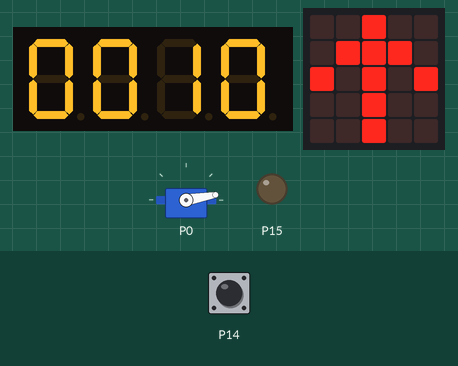
Recording of a program running on a simulated BBC micro:bit (MakeCode). Parts: 4-digit seven-segment display, servo, the board's 5×5 LED display, output pins drawn as LEDs (lit = HIGH). The inputs (shaded band) are chosen by the test bench; at power-on: P14 LOW.

Above: at 1.38 s.
1.4 s: P14 pulled HIGH for 0.9 s
At 2.5 s:
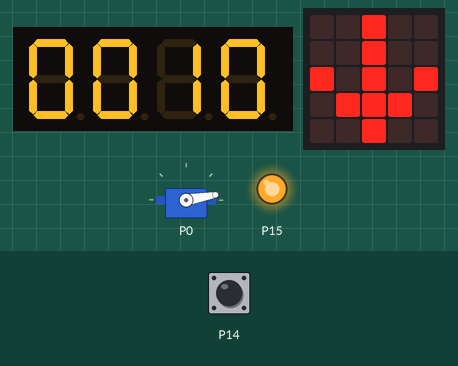
5.6 s: P14 pulled HIGH for 0.9 s
At 6.7 s:
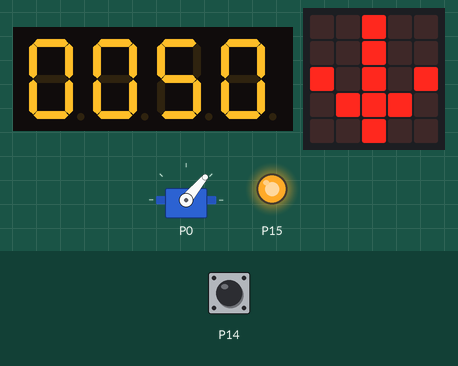
9.0 s: P14 pulled HIGH for 3.2 s
At 9.5 s:
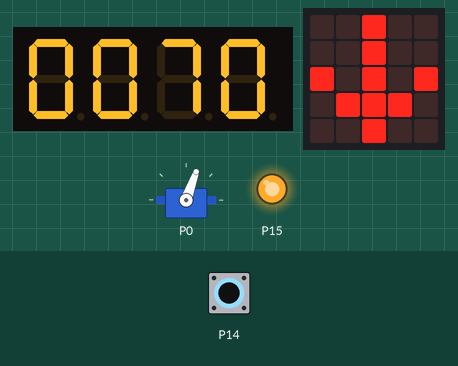
17.2 s: P14 pulled HIGH for 0.9 s
At 18.3 s:
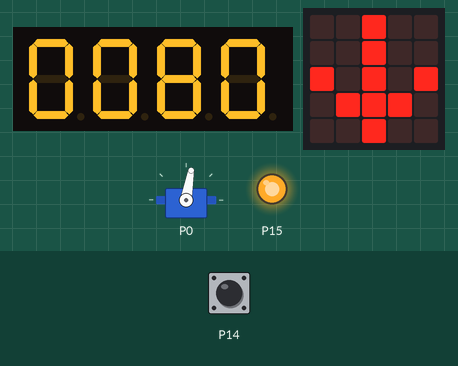
21.6 s: P14 pulled HIGH for 0.9 s
At 22.6 s:
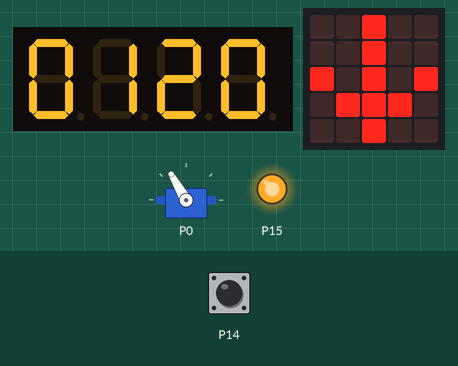
25.5 s: P14 pulled HIGH for 3.2 s
At 26.5 s:
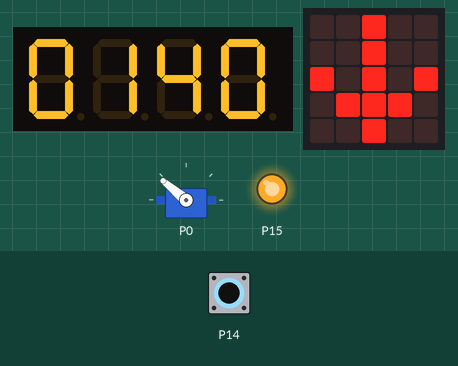
Timing chart, 0 to 35.9 s (numbered marks = the images above; inputs shaded):
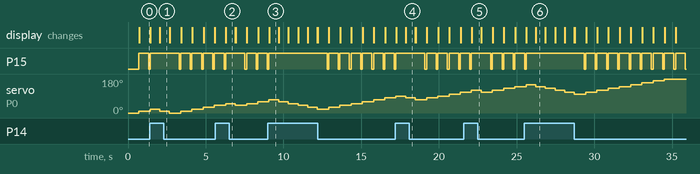

The program:

main.ts
```typescript
let kąt = 0
let tm = TM1637.create(
DigitalPin.P8,
DigitalPin.P12,
2,
4
)
servos.P0.setAngle(0)
basic.forever(function () {
    if (0 == pins.digitalReadPin(DigitalPin.P14)) {
        basic.showArrow(ArrowNames.North)
        pins.digitalWritePin(DigitalPin.P15, 0)
        basic.pause(100)
        kąt += 10
        servos.P0.setAngle(kąt)
        pins.digitalWritePin(DigitalPin.P15, 1)
    } else if (0 < kąt) {
        basic.showArrow(ArrowNames.South)
        pins.digitalWritePin(DigitalPin.P15, 1)
        kąt += -10
        servos.P0.setAngle(kąt)
    }
    tm.showNumber(kąt)
})
```

test.ts
```typescript
// tu są testy; nie będzie to kompilowane, gdy ten pakiet będzie używany jako rozszerzenie.
```

Measured:
- after the input at 1.4 s, the display: first changes after 0.05 s (image 1 shows a later state)
- after the input at 5.6 s, the display: changes after 0.70 s (image 2)
- after the input at 9.0 s, the display: changes after 0.09 s (image 3)
- after the input at 17.2 s, the display: first changes after 0.06 s (image 4 shows a later state)
- after the input at 21.6 s, the display: changes after 0.52 s (image 5)
- after the input at 25.5 s, the display: first changes after 0.13 s (image 6 shows a later state)
- what the display in image 3 shows lasts 0.6 s, from 9.1 s to 9.7 s
